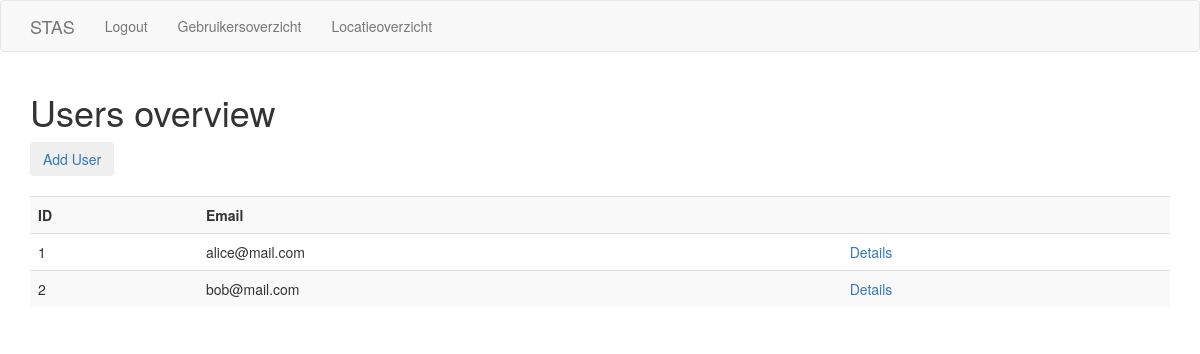
Page /admin/users_overview (signed in) on the earlier database version.
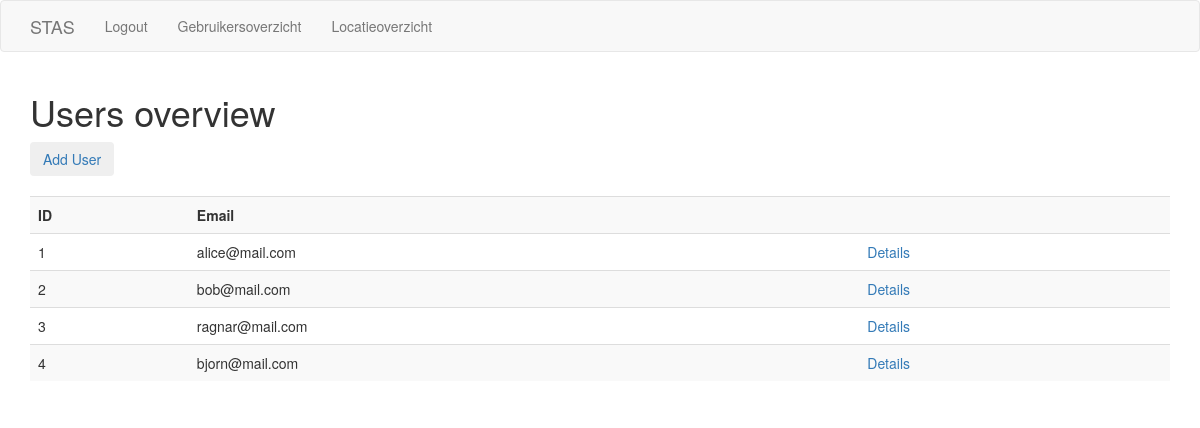
Same page on the later database version.
### app/models.py (models this page shows, shortened)
class User(UserMixin, db.Model):
    id = db.Column(db.Integer, primary_key=True)
    email = db.Column(db.String(128), index=True, unique=True)
    password_hash = db.Column(db.String(128))
    role = db.Column(db.String(128), index=True)
    checkins = db.relationship('Checkin', backref='User', lazy='dynamic')

### app/admin/routes.py (the view)
@bp.route('/admin/users_overview', methods=['GET'])
@login_required
@admin_required
def users():
    users = User.query.all()
    return render_template(
        'admin/users_overview.html', title='Users overview', users=users)

### app/admin/decorator.py (called while the page is built)
def admin_required(func):
    @wraps(func)
    def wrapper(*args, **kw):
        if not current_user.is_anonymous:
            if current_user.role == 'admin':
                return func(*args, **kw)
        else:
            if g.current_user.role == 'admin':
                return func(*args, **kw)
        abort(403)
    return wrapper

### app/models.py (called while the page is built)
@login_manager.user_loader
def load_user(id):
    return User.query.get(int(id))

### app/templates/admin/users_overview.html
{% extends "base.html" %}
{% block app_content %}
<div id="overview">
    <a id="add-button" href="{{ url_for('admin.register') }}"><button type="button" class="btn btn-dark">{{ 'Add User' }}</button></a><br><br>
    <table id="users" class="table table-striped">
        <tr id="header-row">
            <th>ID</th>
            <th>{{ 'Email' }}</th>
            <th></th>
        </tr>
        {% for user in users %}
            <tr id="row">
                <td>{{ user.id }}</td>
                <td>{{ user.email }}</td>
                <td><a href="{{ url_for('main.index', user_id=user.id) }}">{{ 'Details' }}</a></td>
            </tr>
        {% endfor %}
    </table>
</div>
{% endblock %}

### app/templates/base.html (shortened to what this page needs)
{% extends 'bootstrap/base.html' %}
{% block navbar %}
  <nav class="navbar navbar-default">
    <div class="container">
      <div class="navbar-header">
          <a class="navbar-brand" href="/">STAS</a>
      </div>
      <div class="collapse navbar-collapse" id="collapsibleNavbar">
        <ul class="nav navbar-nav">
          {% if not current_user.is_anonymous %}
          <li class="nav-item"><a class="nav-link" href="{{ url_for('login.logout') }}">{{ 'Logout' }}</a></li>
            {% if current_user.role == 'admin' %}
              <li class="nav-item"><a class="nav-link" href="{{ url_for('admin.users') }}">{{ 'Gebruikersoverzicht' }}</a></li>
              <li class="nav-item"><a class="nav-link" href="{{ url_for('admin.locations') }}">{{ 'Locatieoverzicht' }}</a></li>
            {% endif %}
          {% else %}
            <li class="nav-item"><a class="nav-link" href="{{ url_for('login.login') }}">{{ 'Login' }}</a></li>
          {% endif %}
        </ul>
      </div>
    </div>
  </nav>
{% endblock %}
{% block content %}
  <div class="container">
    <h1>{{ title }}</h1>
    <div id="app-content">
      {% block app_content %}{% endblock %}
    </div>
  </div>
{% endblock %}

Differences in the rows shown:
added User: id "3", email "ragnar@mail.com", value "Details"
added User: id "4", email "bjorn@mail.com", value "Details"
